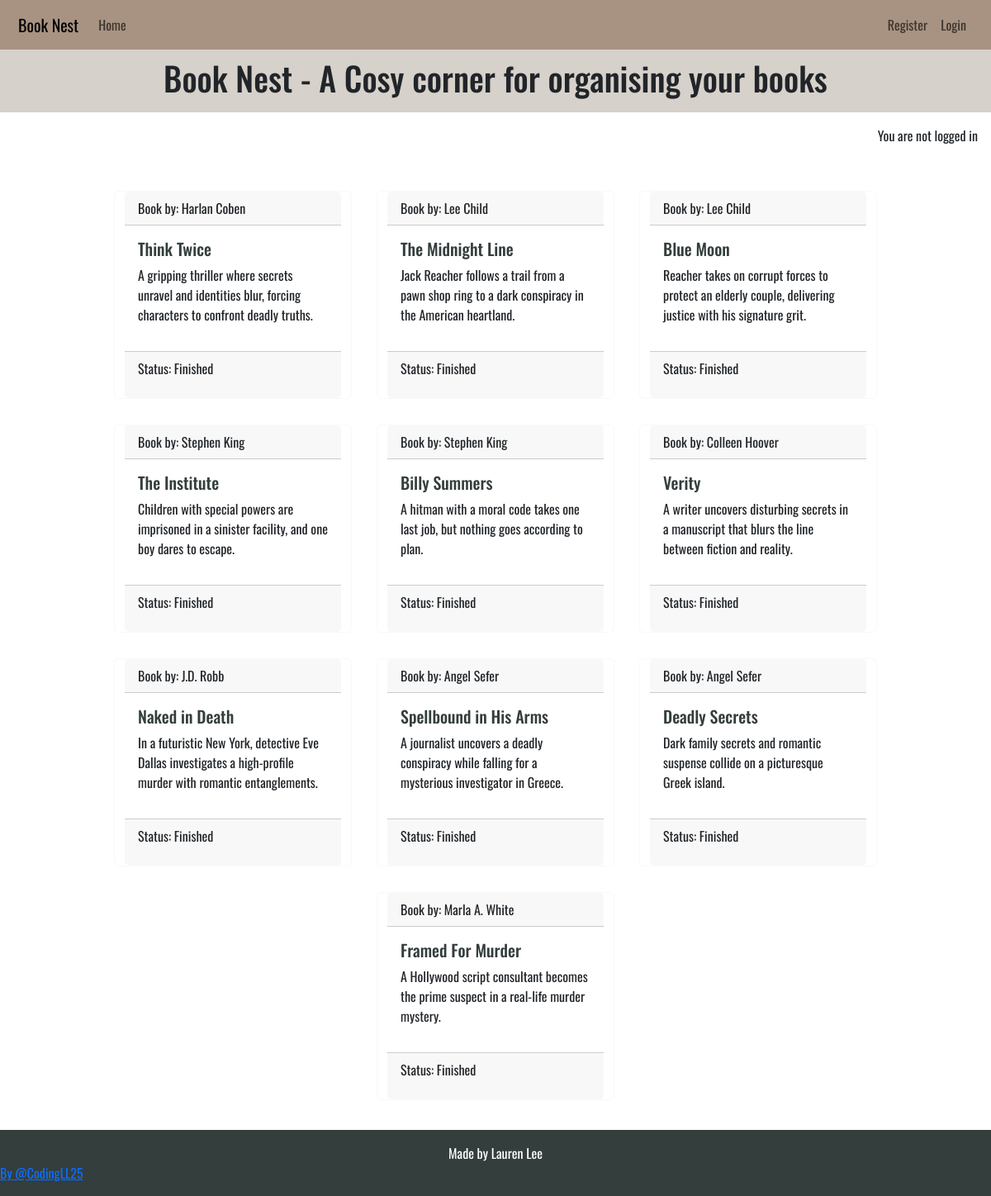
Screenshot of /collection/motive-and-mayhem/ with the database file from the repository.
### library/models.py (models this page shows, shortened)
class Book(models.Model):
    collection = models.ForeignKey(
        Collection, on_delete=models.CASCADE, related_name="books"
    )
    title = models.CharField(max_length=200, unique=True, blank=False)
    author = models.CharField(max_length=100, blank=False)
    body = models.TextField()
    finished = models.BooleanField(default=False)
    created_on = models.DateTimeField(auto_now_add=True)
    tag = models.ManyToManyField(Tag, related_name="books")

### library/views.py (the view)
# urls.py: path("collection/<slug:slug>/", views.collection_detail, name="collection_detail"),
def collection_detail(request, slug):
    queryset = Collection.objects.all().order_by("id")
    collection = get_object_or_404(queryset, slug=slug)
    books = collection.books.all()
    return render(
        request,
        "library/collection_detail.html",
        {
            "collection": collection,
            "books": books,
        },
    )

### library/templatetags/html_filters.py (called while the page is built)
@register.filter(name="clean_html")
def clean_html(value):
    if not value:
        return ""
    value = re.sub(r"<p[^>]*>\s*(?:&nbsp;|\s)*</p>", "", value)
    value = re.sub(r"&nbsp;", " ", value)
    return strip_tags(value).strip()

### library/templates/library/collection_detail.html (shortened to what this page needs)
{% extends 'base.html' %}
{% load html_filters %}
{% load static %}
{% load crispy_forms_tags %}
{% block content %}
<section class="book-continer container mt-4">
    <div class="row justify-content-center">
        {% if books %}
        {% for book in books %}
        <div class="card book-holder border-light mb-3">
            <div class="card-header"> Book by: {{ book.author }}</div>
            <div class="card-body">
                <h5 class="card-title">{{ book.title}} </h5>
                <p class="card-text"> {{ book.body | clean_html }}</p>
            </div>
            <div class="card-footer">
                <p class="card-status"> Status: {% if book.finished %} Finished {% else %} In progress {% endif%}
            </div>
        </div>
        {% endfor%}
        {% else %}
        <p>No books in this collection yet.</p>
        {% endif %}
    </div>
</section>
{% endblock content %}

### static/css/style.css (style rules this page uses)
:root { --primary-font: "Oswald", sans-serif; --primary-color: #333E3D; --secondary-color: #D6D1CA; --highlight: #A89382; --light-highlight: #D97E47; --bright-highlight: #A04F2F; }
body { min-height: 100vh; display: flex; width: 100%; flex-direction: column; font-family: var(--primary-font); margin: 0; overflow-x: hidden; overflow-wrap: anywhere; }
.card-title { color: var(--primary-color); }
.book-holder { max-width: 18rem; margin: 15px; }

### rows the page displays
Book: author "Harlan Coben", title "Think Twice", body|clean_html "A gripping thriller where secrets unravel and identities blur, forcing characters to confront deadly truths.", finished "Finished"
Book: author "Lee Child", title "The Midnight Line", body|clean_html "Jack Reacher follows a trail from a pawn shop ring to a dark conspiracy in the American heartland.", finished "Finished"
Book: author "Lee Child", title "Blue Moon", body|clean_html "Reacher takes on corrupt forces to protect an elderly couple, delivering justice with his signature grit.", finished "Finished"
Book: author "Stephen King", title "The Institute", body|clean_html "Children with special powers are imprisoned in a sinister facility, and one boy dares to escape.", finished "Finished"
Book: author "Stephen King", title "Billy Summers", body|clean_html "A hitman with a moral code takes one last job, but nothing goes according to plan.", finished "Finished"
Book: author "Colleen Hoover", title "Verity", body|clean_html "A writer uncovers disturbing secrets in a manuscript that blurs the line between fiction and reality.", finished "Finished"
Book: author "J.D. Robb", title "Naked in Death", body|clean_html "In a futuristic New York, detective Eve Dallas investigates a high-profile murder with romantic entanglements.", finished "Finished"
Book: author "Angel Sefer", title "Spellbound in His Arms", body|clean_html "A journalist uncovers a deadly conspiracy while falling for a mysterious investigator in Greece.", finished "Finished"
Book: author "Angel Sefer", title "Deadly Secrets", body|clean_html "Dark family secrets and romantic suspense collide on a picturesque Greek island.", finished "Finished"
Book: author "Marla A. White", title "Framed For Murder", body|clean_html "A Hollywood script consultant becomes the prime suspect in a real-life murder mystery.", finished "Finished"
